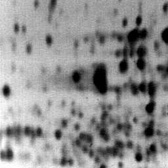
#> input picture sheet2/image sizes/electrop100.jpg, 168 x 168 px, shrunk from 256 x 256 before the run, found by its file name; the run also reads 3 pictures not shown here
$ python sheet2_problem2c_Zeitmessung.py
#> lines starting #> are read from the running program, lines starting #| are printed output that depends on the picture; long printed decimals are rounded
import numpy as np
import math
import scipy
import cv2
import matplotlib.pyplot as plt
import skimage as ski
import time

#---------------------------------------------------------------------------------------------------
# functions
def recon_by_dilation_grey(img, kernel, start_iter):
    img = img.astype(np.double)
    start = cv2.erode(img, kernel, iterations=start_iter)
    start = start.astype(np.double)
    #cv2.imshow('Start2', start)

    # Reconstruction by dilation
    t0_selfmade = time.time()
    Recon = np.minimum(img, cv2.dilate(start, kernel, iterations=1)).astype(np.double)
    Recon_old = np.minimum(img, cv2.dilate(Recon, kernel, iterations=1)).astype(np.double)
    i = 0

    while np.array_equal(Recon, Recon_old) == False:
        Recon = np.minimum(img, cv2.dilate(Recon, kernel, iterations=1)).astype(np.double)
        Recon_old = np.minimum(img, cv2.dilate(Recon, kernel, iterations=1)).astype(np.double)
        i = i + 1
        if i == 100:
            break
    t1_selfmade = time.time()
    return Recon.astype(np.uint8), t1_selfmade - t0_selfmade

#---------------------------------------------------------------------------------------------------
# Images
# Bild mit Faktor (Anzahl Pixel) 100%, 120%, 150%, 200%, 500% werden eingelesen
img100 = cv2.imread('sheet2\image sizes\electrop100.jpg')
#> img100 is the input picture: shape (168, 168, 3); min 0, max 255, mean 144.2
img100 = np.abs(255 - img100)
img120 = cv2.imread('sheet2\image sizes\electrop120.jpg')
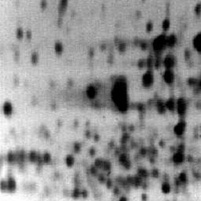
#> input picture sheet2/image sizes/electrop120.jpg, 201 x 201 px, shrunk from 307 x 307 before the run, found by its file name
#> img120 is the input picture: shape (201, 201, 3); min 0, max 255, mean 144
img120 = np.abs(255 - img120)
img150 = cv2.imread('sheet2\image sizes\electrop150.jpg')
img150 = np.abs(255 - img150)
img200 = cv2.imread('sheet2\image sizes\electrop200.jpg')
img200 = np.abs(255 - img200)
img500 = cv2.imread('sheet2\image sizes\electrop500.jpg')
img500 = np.abs(255 - img500)

kernel = np.ones((3, 3), np.uint8)

#---------------------------------------------------------------------------------------------------
# global

n = 3           # Anzahl wie oft Berechnet und dann gemittelt wird

time100a = []
time120a = []
time150a = []
time200a = []
time500a = []

time100b = []
time120b = []
time150b = []
time200b = []
time500b = []

#---------------------------------------------------------------------------------------------------
# Messungen erfolgen nur für den Reconstruction Algorithm, nicht (!) für das Erstellten der Seed-Marker

# Messung 100
# selfmade
for i in range(0, n):                                                           # selfmade Algorithm wird ausgeführt
    t0_selfmade = time.time()
    img_grey_recon_selfmade, _ = recon_by_dilation_grey(img100, kernel, 7)
    t1_selfmade = time.time()
    time_grey_selfmade = t1_selfmade - t0_selfmade
    time100a = np.append(time100a, time_grey_selfmade)
    #print('time100a', time_grey_selfmade)
    #cv2.imshow('Recon Img100', img_grey_recon_selfmade)

# scikit
for i in range(0, n):                                                           # Scikit Algorithm wird ausgeführt
    seed_g = cv2.erode(img100, kernel, iterations=7).astype(np.double)
    footprint = img100.astype(np.double)

    t0_scikit_grey = time.time()
    scikit_reconstruction_g = ski.morphology.reconstruction(seed_g, footprint, 'dilation').astype(np.double)
    t1_scikit_grey = time.time()

    time100b = np.append(time100b, t1_scikit_grey - t0_scikit_grey)
#> this loop made 3 passes
#> pass 1, `scikit_reconstruction_g = ski.morphology.reconstruction(seed_g, footpr..`:
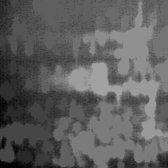
#> scikit_reconstruction_g: shape (168, 168, 3) float64; min 0, max 162, mean 94.3
    #print('Time100b', t1_scikit_grey - t0_scikit_grey)


#---------------------------------------------------------------------------------------------------
# Messung 120
# selfmade
for i in range(0, n):
    img_grey_recon_selfmade, time_grey_selfmade = recon_by_dilation_grey(img120, kernel, 7)
    time120a = np.append(time120a, time_grey_selfmade)
#> this loop made 3 passes
#> (time_grey_selfmade, time120a) on passes 1 to 3: (0.0891, [0.0891]), (0.0855, [0.0891, 0.0855]), (0.0855, [0.0891, 0.0855, 0.0855])

# scikit
for i in range(0, n):
    seed_g = cv2.erode(img120, kernel, iterations=7).astype(np.double)
    footprint = img120.astype(np.double)

    t0_scikit_grey = time.time()
    scikit_reconstruction_g = ski.morphology.reconstruction(seed_g, footprint, 'dilation').astype(np.double)
    t1_scikit_grey = time.time()

    time120b = np.append(time120b, t1_scikit_grey - t0_scikit_grey)

#---------------------------------------------------------------------------------------------------
# Messung 150
# selfmade
for i in range(0, n):
    img_grey_recon_selfmade, time_grey_selfmade = recon_by_dilation_grey(img150, kernel, 7)
    time150a = np.append(time150a, time_grey_selfmade)
#> this loop made 3 passes
#> (time_grey_selfmade, time150a) on passes 1 to 3: (0.127, [0.127]), (0.119, [0.127, 0.119]), (0.119, [0.127, 0.119, 0.119])
#> pass 1, in recon_by_dilation_grey (call 7), `Recon = np.minimum(img, cv2.dilate(start, kernel, iterations=1)).astyp..`:
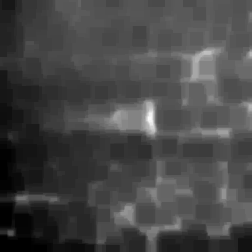
#> Recon: shape (252, 252, 3) float64; min 0, max 249, mean 70

# scikit
for i in range(0, n):
    seed_g = cv2.erode(img150, kernel, iterations=7).astype(np.double)
    footprint = img150.astype(np.double)

    t0_scikit_grey = time.time()
    scikit_reconstruction_g = ski.morphology.reconstruction(seed_g, footprint, 'dilation').astype(np.double)
    t1_scikit_grey = time.time()

    time150b = np.append(time150b, t1_scikit_grey - t0_scikit_grey)

#---------------------------------------------------------------------------------------------------
# Messung 200
# selfmade
for i in range(0, n):
    img_grey_recon_selfmade, time_grey_selfmade = recon_by_dilation_grey(img200, kernel, 7)
    time200a = np.append(time200a, time_grey_selfmade)
#> this loop made 3 passes
#> (time_grey_selfmade, time200a) on passes 1 to 3: (0.258, [0.258]), (0.248, [0.258, 0.248]), (0.247, [0.258, 0.248, 0.247])
#> pass 1, in recon_by_dilation_grey (call 10), `Recon = np.minimum(img, cv2.dilate(start, kernel, iterations=1)).astyp..`:
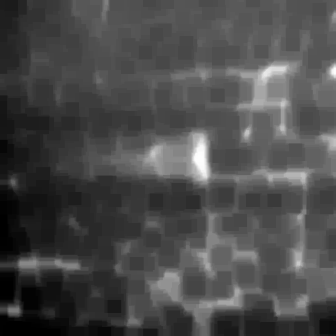
#> Recon: shape (336, 336, 3) float64; min 0, max 253, mean 74.6

# scikit
for i in range(0, n):
    seed_g = cv2.erode(img200, kernel, iterations=7).astype(np.double)
    footprint = img200.astype(np.double)

    t0_scikit_grey = time.time()
    scikit_reconstruction_g = ski.morphology.reconstruction(seed_g, footprint, 'dilation').astype(np.double)
    t1_scikit_grey = time.time()

    time200b = np.append(time200b, t1_scikit_grey - t0_scikit_grey)
#> this loop made 3 passes
#> pass 1, `scikit_reconstruction_g = ski.morphology.reconstruction(seed_g, footpr..`:
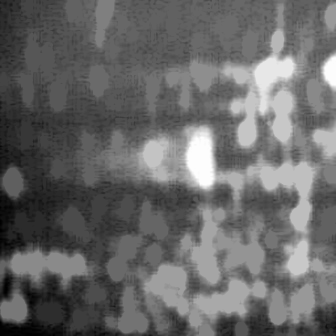
#> scikit_reconstruction_g: shape (336, 336, 3) float64; min 0, max 253, mean 103.7


#---------------------------------------------------------------------------------------------------
# Messung 500
# selfmade
for i in range(0, n):
    img_grey_recon_selfmade, time_grey_selfmade = recon_by_dilation_grey(img500, kernel, 7)
    time500a = np.append(time500a, time_grey_selfmade)
#> this loop made 3 passes
#> (time_grey_selfmade, time500a) on passes 1 to 3: (1.75, [1.75]), (1.68, [1.75, 1.68]), (1.64, [1.75, 1.68, 1.64])
#> pass 1, in recon_by_dilation_grey (call 13), `start = cv2.erode(img, kernel, iterations=start_iter)`:
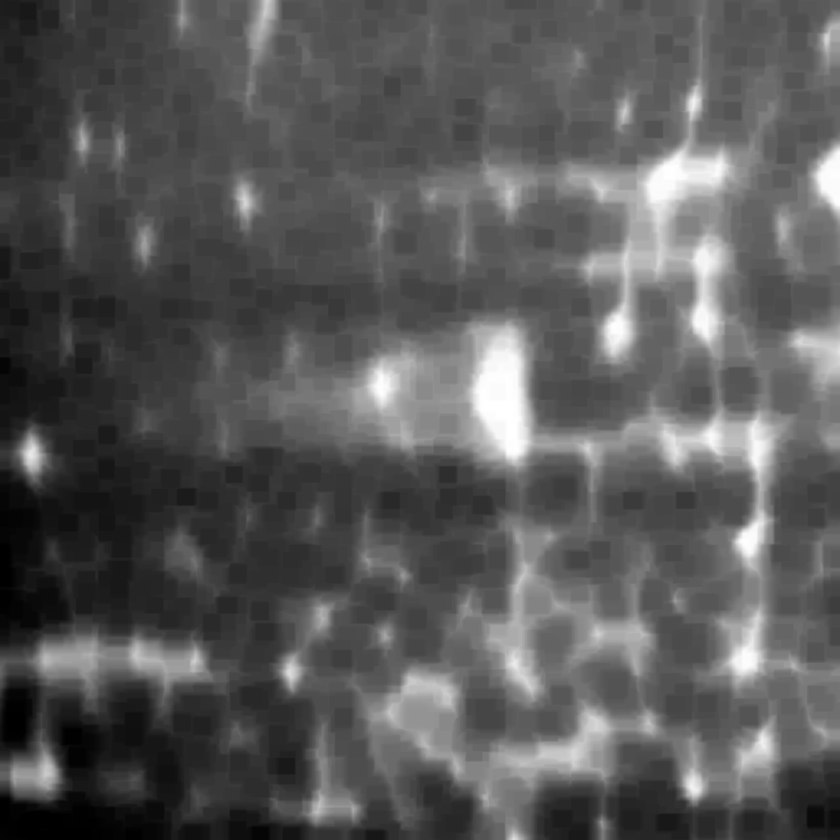
#> start: shape (840, 840, 3) float64; min 0, max 255, mean 89.1

# scikit
for i in range(0, n):
    seed_g = cv2.erode(img500, kernel, iterations=7).astype(np.double)
    footprint = img500.astype(np.double)

    t0_scikit_grey = time.time()
    scikit_reconstruction_g = ski.morphology.reconstruction(seed_g, footprint, 'dilation').astype(np.double)
    t1_scikit_grey = time.time()

    time500b = np.append(time500b, t1_scikit_grey - t0_scikit_grey)


# Zeiten werden gemittelt und in einem Vektor zusammengeführt
# selfmade
meanTime100a = np.mean(time100a)
meanTime120a = np.mean(time120a)
#> meanTime120a = 0.0867
meanTime150a = np.mean(time150a)
#> meanTime150a = 0.122
meanTime200a = np.mean(time200a)
#> meanTime200a = 0.251
meanTime500a = np.mean(time500a)
#> meanTime500a = 1.69

Time_selfmade = [meanTime100a, meanTime120a, meanTime150a, meanTime200a, meanTime500a]
#> Time_selfmade = [0.0561, 0.0867, 0.122, 0.251, 1.69]

# scikit
meanTime100b = np.mean(time100b)
meanTime120b = np.mean(time120b)
meanTime150b = np.mean(time150b)
meanTime200b = np.mean(time200b)
meanTime500b = np.mean(time500b)

Time_scikit = [meanTime100b, meanTime120b, meanTime150b, meanTime200b, meanTime500b]


# Darstellung
x_Axis = [1, 1.2, 1.5, 2, 5]


print(Time_selfmade)
#| [0.05608, 0.08669, 0.1221, 0.2509, 1.692]
print(Time_scikit)
plt.plot(x_Axis, Time_selfmade, 'r', label="selfmade")
plt.plot(x_Axis, Time_scikit, 'b', label="scikit")
plt.legend()
plt.show()
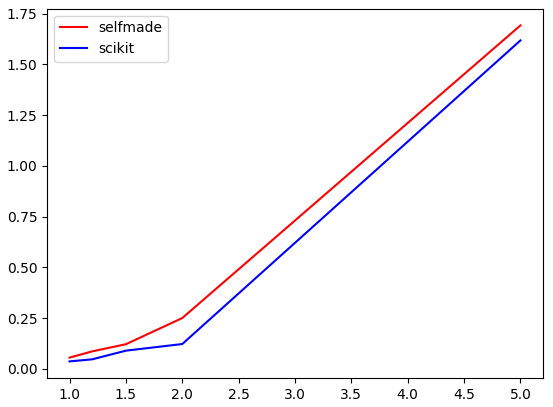
#> figure drawn by matplotlib, 1 panel

print('La fin')

cv2.waitKey(0)
